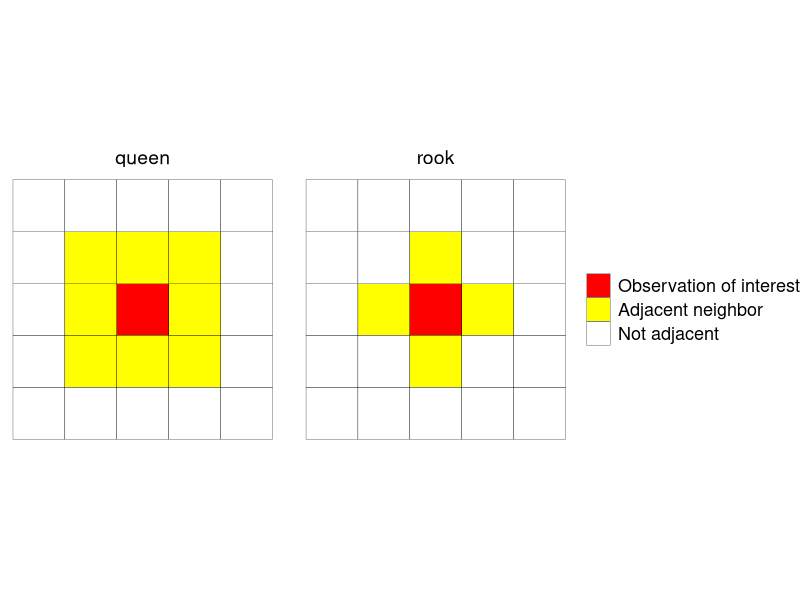

The R script that drew this image:
## ---- chunk 1
# need to insert image
## ---- chunk 2
library(ggplot2)

na <- "Not adjacent"
o <- "Observation of interest"
n <- "Adjacent neighbor"

sp.config <- data.frame(row = rep(rep(1:5, 5), 2),
                        column = rep(rep(1:5, each = 5),2),
                        categ = c(rep(na, 5), #rook 
                                 na, na, n, na, na,
                                 na, n, o, n, na,
                                 na, na, n, na, na,
                                 rep(na, 5),
                                 rep(na, 5),  # start queen
                                 na, n, n, n, na,
                                 na, n, o, n, na,
                                 na, n, n, n, na,
                                 rep(na, 5)),
                        config = rep(c("rook", "queen"), each = 25) )

sp.config$categ <- factor(sp.config$categ, levels = c(o, n, na))

ggplot(sp.config, aes(x = row, y = column)) +
  geom_tile(aes(fill = categ), col = "black") +
  scale_fill_manual(values = c("red", "yellow", "white")) +
  facet_grid(. ~ config ) +
  theme_void() +
  coord_fixed() +
  theme(legend.title = element_blank(), 
        strip.text = element_text(size = 14),
        legend.text = element_text(size = 13))
 
